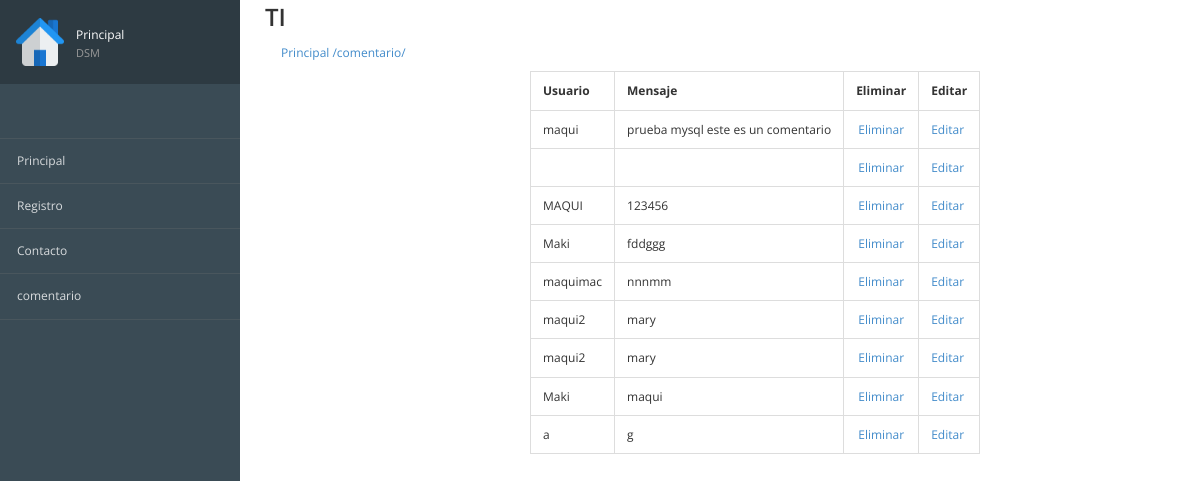
/comentario/, run on the app's committed database.
### registros/models.py (models this page shows, shortened)
class ComentarioContacto (models.Model):
    id= models.AutoField(primary_key=True,verbose_name="clave")
    usuario=models.TextField(verbose_name="usuario")
    mensaje =models.TextField(verbose_name="comentario")
    created = models.DateField (auto_now_add=True,verbose_name="Registrado")
    class  Meta:
        verbose_name="Comentario Contacto"
        verbose_name_plural="Comentarios contacto"
        ordering=["-created"]

### registros/views.py (the view)
# urls.py: path('comentario/', views_registros.comentario, name="comentario"),
def comentario(request):
   comentario = ComentarioContacto.objects.all()
   return render(request, "registros/comentario.html",{"comentario":comentario})

### registros/Templates/registros/comentario.html (shortened to what this page needs)
{% extends "inicio/Encabezado.html" %}
{% block imagen%}
{% load static%}
{% static 'inicio/css/images/home.png'%}
{% endblock%}
{% block contenido %}
        <div class="page-content">
			<div class="page-header">
				<div class="page-title">
					<table class="table table-bordered table -striped">
						<thead>
							<tr>
								<th> Usuario </th>
								<th> Mensaje </th>
								<th>Eliminar </th>
								<th>Editar </th>
							</tr>
						</thead>
						<tbody>
							{% for comentario in comentario %}
							<tr>
								<td class="muted"> {{comentario.usuario}}</td>
								<td class="muted">{{comentario.mensaje}} </td>
								<td class="text-center">
									<a href="{% url 'Eliminar' comentario.id %}">Eliminar</a>
									</td>
									<td>
										<a href="{% url 'Consulta Individual' comentario.id %}">Editar</a>
										</td>
							</tr>
							{% endfor %}
						</tbody>
					</table>
				</div>
			</div>
		</div>
{% endblock%}

### inicio/static/inicio/css/londinium-theme.css (style rules this page uses)
.panel-toolbar:after, .page-header:after, .header-bar-stats .page-stats li:after, .panel-heading:after { content: ""; display: table; clear: both; }
html { height: 100%; }
body { font-family: 'Open Sans', sans-serif; font-size: 12px; position: relative; min-height: 100%; }
a { cursor: pointer; }
.page-header { padding: 0; margin: 0; position: relative; border: 0; }
.page-title { float: left; }
.table { margin-bottom: 0; }
.table > thead > tr > th { border-bottom-width: 1px; outline: 0; }
.table > thead > tr > th, .table > tbody > tr > th, .table > tfoot > tr > th, .table > thead > tr > td, .table > tbody > tr > td, .table > tfoot > tr > td { vertical-align: middle; padding: 10px 12px; }

### data on the page
ComentarioContacto: usuario "maqui", mensaje "prueba mysql este es un comentario"
ComentarioContacto: usuario "MAQUI", mensaje "123456"
ComentarioContacto: usuario "Maki", mensaje "fddggg"
ComentarioContacto: usuario "maquimac", mensaje "nnnmm"
ComentarioContacto: usuario "maqui2", mensaje "mary"
ComentarioContacto: usuario "maqui2", mensaje "mary"
ComentarioContacto: usuario "Maki", mensaje "maqui"
ComentarioContacto: usuario "a", mensaje "g"

### other printed values
{{ request.path }} "/comentario/"
